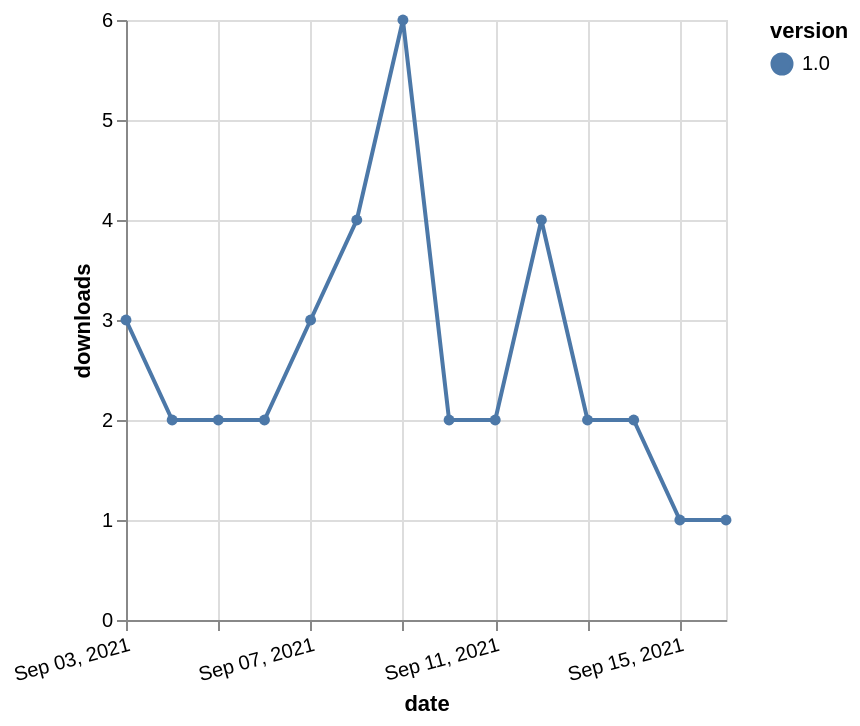

Specify this chart in Vega-Lite:
### Vega-Lite specification from a JSON file in a GitHub repository (floating-point values rounded to 4 significant figures)
{"$schema": "https://vega.github.io/schema/vega-lite/v5.json", "description": "A simple bar chart with embedded data.", "data": {"values": [{"date": "2021-09-03", "total": 2334, "delta": 3, "version": "1.0"}, {"date": "2021-09-04", "total": 2336, "delta": 2, "version": "1.0"}, {"date": "2021-09-05", "total": 2338, "delta": 2, "version": "1.0"}, {"date": "2021-09-06", "total": 2340, "delta": 2, "version": "1.0"}, {"date": "2021-09-07", "total": 2343, "delta": 3, "version": "1.0"}, {"date": "2021-09-08", "total": 2347, "delta": 4, "version": "1.0"}, {"date": "2021-09-09", "total": 2353, "delta": 6, "version": "1.0"}, {"date": "2021-09-10", "total": 2355, "delta": 2, "version": "1.0"}, {"date": "2021-09-11", "total": 2357, "delta": 2, "version": "1.0"}, {"date": "2021-09-12", "total": 2361, "delta": 4, "version": "1.0"}, {"date": "2021-09-13", "total": 2363, "delta": 2, "version": "1.0"}, {"date": "2021-09-14", "total": 2365, "delta": 2, "version": "1.0"}, {"date": "2021-09-15", "total": 2366, "delta": 1, "version": "1.0"}, {"date": "2021-09-16", "total": 2367, "delta": 1, "version": "1.0"}]}, "width": "container", "mark": {"type": "line", "point": {"filled": true}}, "encoding": {"x": {"field": "date", "type": "temporal", "timeUnit": "yearmonthdate", "title": "date", "axis": {"labelAngle": -15}}, "y": {"field": "delta", "type": "quantitative", "title": "downloads"}, "color": {"field": "version", "type": "nominal"}, "tooltip": {"field": "delta"}}}
